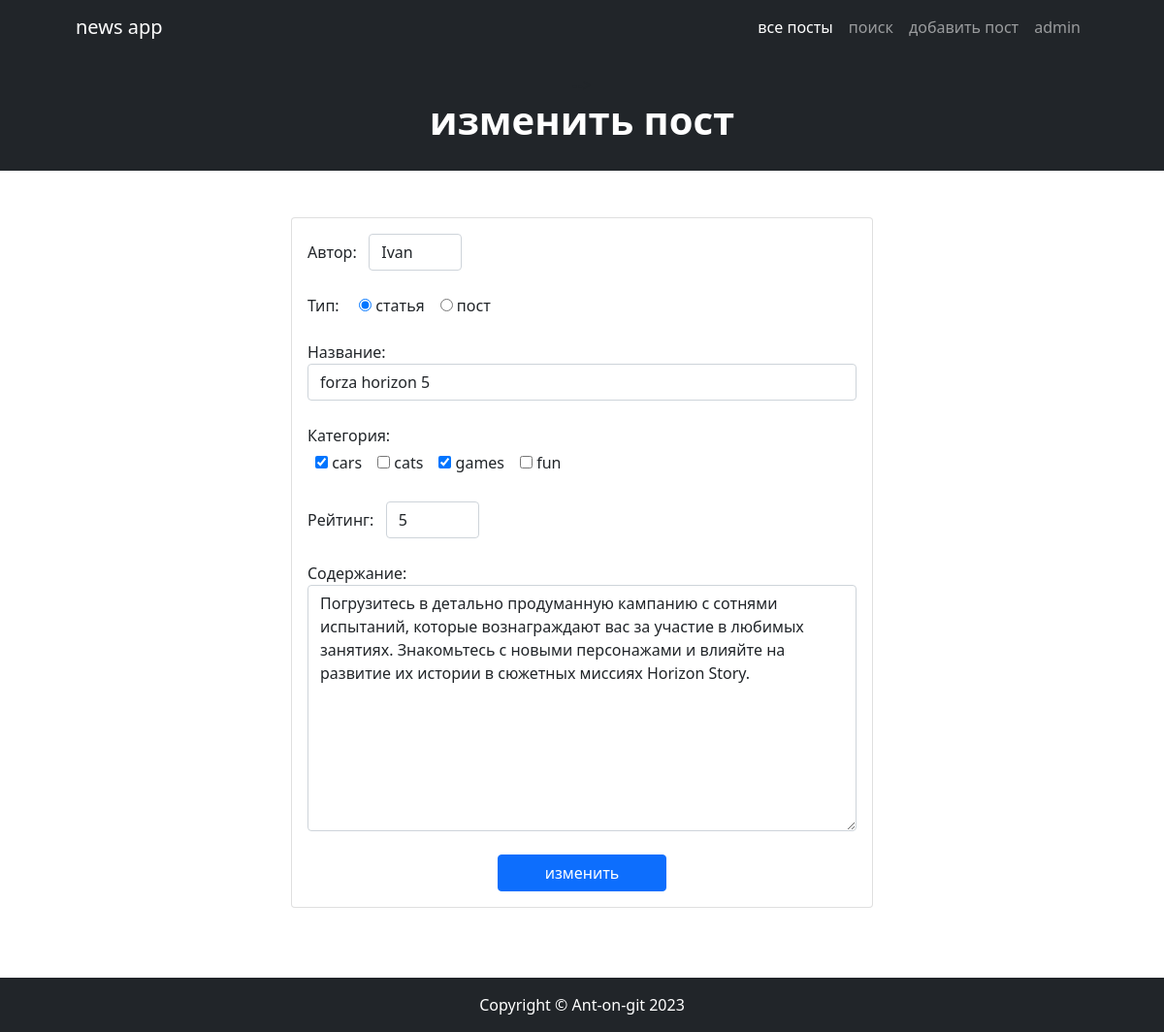
/news/1/edit/, run on the app's committed database.
### news/models.py (models this page shows, shortened)
class Post(models.Model):
    class Types(models.TextChoices):
        article = 'статья', 'статья'
        news = 'новость', 'новость'
    type = models.CharField(max_length=7, choices=Types.choices, default=Types.article)
    datetime_create = models.DateTimeField(auto_now_add=True)
    title = models.CharField(max_length=255)
    text = models.TextField()
    rating = models.IntegerField(default=0)
    author = models.ForeignKey('Author', on_delete=models.CASCADE)
    category = models.ManyToManyField('Category', through='PostCategory')

### news/views.py (the view)
# urls.py: path('<int:pk>/edit/', PostUpdate.as_view(), name='update_post'),
class PostUpdate(UpdateView):
    template_name = 'postCreate.html'
    form_class = PostForm
    def get_object(self, **kwargs):
        id = self.kwargs.get('pk')
        return Post.objects.get(id=id)
    def get_context_data(self, **kwargs):
        context = super().get_context_data(**kwargs)
        context['edit'] = 'изменить'
        return context

### news/forms.py
class PostForm(ModelForm):
    author = ModelChoiceField(
        label='Автор',
        queryset=Author.objects.all(),
        widget=Select(attrs={'class': 'form-control', 'style': 'width: 6em; display: inline-block'})
    )
    type = fields.ChoiceField(
        label='Тип',
        choices=(('статья', 'статья'), ('пост', 'пост')),
        widget=RadioSelect()
    )
    title = fields.CharField(
        label='Название',
        widget=TextInput(attrs={'class': 'form-control'})
    )
    category = ModelMultipleChoiceField(
        label='Категория',
        queryset=Category.objects.all(),
        widget=CheckboxSelectMultiple(attrs={'class': 'py-sm-1'})
    )
    rating = fields.IntegerField(
        label='Рейтинг',
        widget=NumberInput(attrs={'class': 'form-control', 'style': 'width: 6em; display: inline-block'})
    )
    text = fields.CharField(
        label='Содержание',
        widget=Textarea(attrs={'class': 'form-control'})
    )
    class Meta:
        model = Post
        fields = ['author', 'type', 'title', 'category', 'rating', 'text']

### news/models.py (called while the page is built)
    def __str__(self):
        return self.name

    def __str__(self):
        return self.user.username

### templates/postCreate.html (shortened to what this page needs)
{% extends 'default.html' %}
{% load custom_filters %}
{% block page_preview %}
    <div class="text-center my-3">-->
      <h1 class="display-6 fw-bold text-white mb-2">
        {% if edit %}
            {{ edit }} пост
        {% else %}
            добавить пост
        {% endif %}
      </h1>
    </div>
{% endblock page_preview %}
{% block content %}
    <div class="py-5 col-lg-6 mx-sm-auto">
            <div class="card mb-4">
                    <form method="post" class="card-body">
                        {% for field in form %}
                            <div class="mb-4">
                                {{ field.label_tag }}&nbsp;&nbsp;&nbsp;{{ field }}
                            </div>
                        {% endfor %}
                        <div class="d-md-flex">
                            <input class="btn btn-primary mx-sm-auto px-md-5" type="submit" value="{% if edit %}{{ edit }}{% else %}добавить{% endif %}">
                        </div>
                    </form>
            </div>
    </div>
{% endblock content %}

### data on the page
Post: form "Ivan" "☑ статья ☐ пост" "forza horizon 5" "5" "Погрузитесь в детально продуманную кампанию с сотнями испытаний, которые вознаграждают вас за участие в любимых занятиях. Знакомьтесь с новыми персонажами и влияйте на развитие их истории в сюжетных миссиях Horizon Story."

### other printed values
{{ edit }} "изменить"
{{ field.label_tag }} "Автор:" "Тип:" "Название:" "Категория:" "Рейтинг:" "Содержание:"
